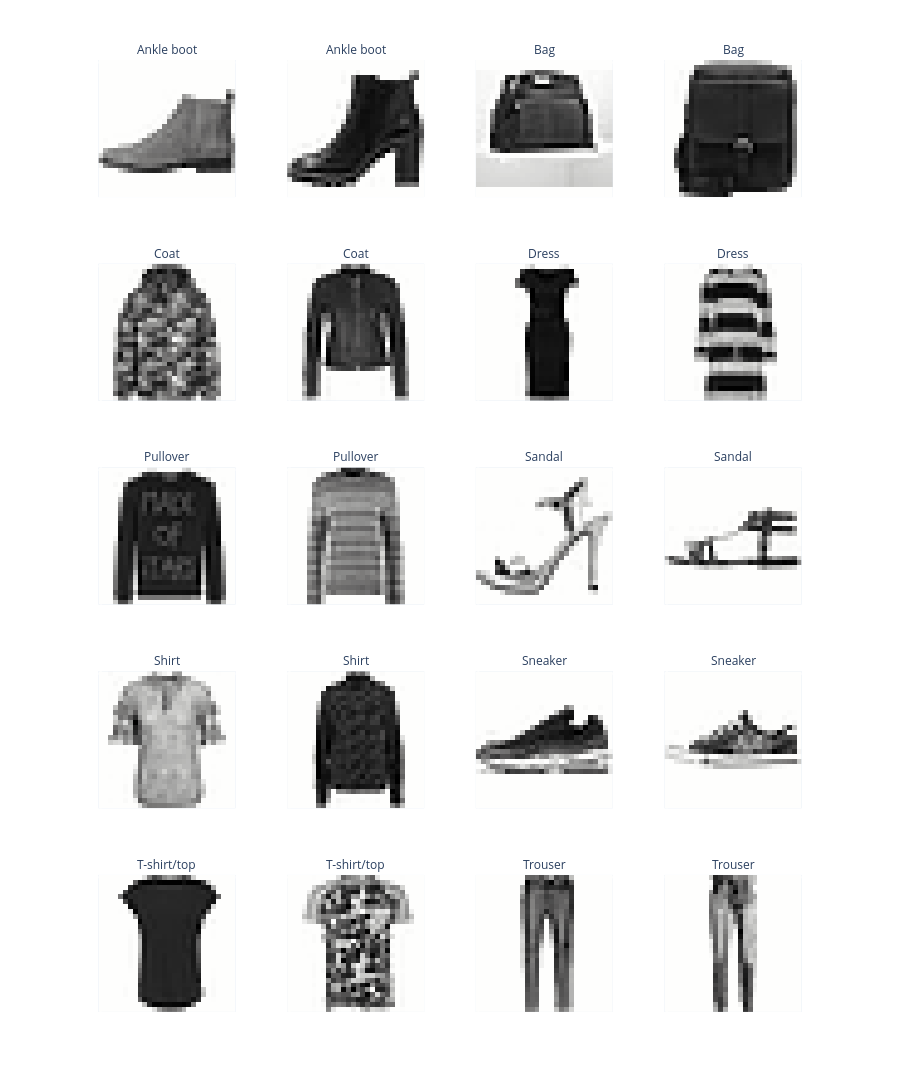

Notebook code cell kept with this figure:
### Markdown cell above
### Problem 1d: Visualizing Class Examples

To better understand the dataset, let's visualize a few examples from each class. This will help us see what the images look like and how they differ across classes.

**Task**: 
1. Use the `pandas` `groupby` function to group the `DataFrame` by the `label` column.
2. Sample 2 images per class.
3. Use the `show_images` function to display the images in a grid, with each image labeled by its class name.

### Code cell
# TODO: Get 2 sample images per class and plot them.
examples = df.groupby("label").sample(n=2, random_state=SEED)

fig = show_images(examples["image"].tolist(), ncols=4, labels=examples["label"].tolist())
fig.show()

### Figure 1 — Plotly figure (JSON) as saved in the notebook; plotly's stock layout.template omitted (floating-point values rounded to 4 significant figures; data arrays with more than 128 entries replaced by an {"elided": "..."} marker saying what was removed)
{"data": [{"hovertemplate": "x: %{x}<br>y: %{y}<br>color: %{z}<extra></extra>", "type": "heatmap", "yaxis": "y17", "z": {"elided": "28x28 float values"}, "coloraxis": "coloraxis", "xaxis": "x17", "name": "0"}, {"hovertemplate": "x: %{x}<br>y: %{y}<br>color: %{z}<extra></extra>", "type": "heatmap", "yaxis": "y18", "z": {"elided": "28x28 float values"}, "coloraxis": "coloraxis", "xaxis": "x18", "name": "1"}, {"hovertemplate": "x: %{x}<br>y: %{y}<br>color: %{z}<extra></extra>", "type": "heatmap", "yaxis": "y19", "z": {"elided": "28x28 float values"}, "coloraxis": "coloraxis", "xaxis": "x19", "name": "2"}, {"hovertemplate": "x: %{x}<br>y: %{y}<br>color: %{z}<extra></extra>", "type": "heatmap", "yaxis": "y20", "z": {"elided": "28x28 float values"}, "coloraxis": "coloraxis", "xaxis": "x20", "name": "3"}, {"hovertemplate": "x: %{x}<br>y: %{y}<br>color: %{z}<extra></extra>", "type": "heatmap", "yaxis": "y13", "z": {"elided": "28x28 float values"}, "coloraxis": "coloraxis", "xaxis": "x13", "name": "4"}, {"hovertemplate": "x: %{x}<br>y: %{y}<br>color: %{z}<extra></extra>", "type": "heatmap", "yaxis": "y14", "z": {"elided": "28x28 float values"}, "coloraxis": "coloraxis", "xaxis": "x14", "name": "5"}, {"hovertemplate": "x: %{x}<br>y: %{y}<br>color: %{z}<extra></extra>", "type": "heatmap", "yaxis": "y15", "z": {"elided": "28x28 float values"}, "coloraxis": "coloraxis", "xaxis": "x15", "name": "6"}, {"hovertemplate": "x: %{x}<br>y: %{y}<br>color: %{z}<extra></extra>", "type": "heatmap", "yaxis": "y16", "z": {"elided": "28x28 float values"}, "coloraxis": "coloraxis", "xaxis": "x16", "name": "7"}, {"hovertemplate": "x: %{x}<br>y: %{y}<br>color: %{z}<extra></extra>", "type": "heatmap", "yaxis": "y9", "z": {"elided": "28x28 float values"}, "coloraxis": "coloraxis", "xaxis": "x9", "name": "8"}, {"hovertemplate": "x: %{x}<br>y: %{y}<br>color: %{z}<extra></extra>", "type": "heatmap", "yaxis": "y10", "z": {"elided": "28x28 float values"}, "coloraxis": "coloraxis", "xaxis": "x10", "name": "9"}, {"hovertemplate": "x: %{x}<br>y: %{y}<br>color: %{z}<extra></extra>", "type": "heatmap", "yaxis": "y11", "z": {"elided": "28x28 float values"}, "coloraxis": "coloraxis", "xaxis": "x11", "name": "10"}, {"hovertemplate": "x: %{x}<br>y: %{y}<br>color: %{z}<extra></extra>", "type": "heatmap", "yaxis": "y12", "z": {"elided": "28x28 float values"}, "coloraxis": "coloraxis", "xaxis": "x12", "name": "11"}, {"hovertemplate": "x: %{x}<br>y: %{y}<br>color: %{z}<extra></extra>", "type": "heatmap", "yaxis": "y5", "z": {"elided": "28x28 float values"}, "coloraxis": "coloraxis", "xaxis": "x5", "name": "12"}, {"hovertemplate": "x: %{x}<br>y: %{y}<br>color: %{z}<extra></extra>", "type": "heatmap", "yaxis": "y6", "z": {"elided": "28x28 float values"}, "coloraxis": "coloraxis", "xaxis": "x6", "name": "13"}, {"hovertemplate": "x: %{x}<br>y: %{y}<br>color: %{z}<extra></extra>", "type": "heatmap", "yaxis": "y7", "z": {"elided": "28x28 float values"}, "coloraxis": "coloraxis", "xaxis": "x7", "name": "14"}, {"hovertemplate": "x: %{x}<br>y: %{y}<br>color: %{z}<extra></extra>", "type": "heatmap", "yaxis": "y8", "z": {"elided": "28x28 float values"}, "coloraxis": "coloraxis", "xaxis": "x8", "name": "15"}, {"hovertemplate": "x: %{x}<br>y: %{y}<br>color: %{z}<extra></extra>", "type": "heatmap", "yaxis": "y", "z": {"elided": "28x28 float values"}, "coloraxis": "coloraxis", "xaxis": "x", "name": "16"}, {"hovertemplate": "x: %{x}<br>y: %{y}<br>color: %{z}<extra></extra>", "type": "heatmap", "yaxis": "y2", "z": {"elided": "28x28 float values"}, "coloraxis": "coloraxis", "xaxis": "x2", "name": "17"}, {"hovertemplate": "x: %{x}<br>y: %{y}<br>color: %{z}<extra></extra>", "type": "heatmap", "yaxis": "y3", "z": {"elided": "28x28 float values"}, "coloraxis": "coloraxis", "xaxis": "x3", "name": "18"}, {"hovertemplate": "x: %{x}<br>y: %{y}<br>color: %{z}<extra></extra>", "type": "heatmap", "yaxis": "y4", "z": {"elided": "28x28 float values"}, "coloraxis": "coloraxis", "xaxis": "x4", "name": "19"}], "layout": {"xaxis4": {"matches": "x", "anchor": "y4", "showgrid": false, "showticklabels": false, "domain": [0.765, 1.0]}, "xaxis6": {"matches": "x", "anchor": "y6", "showgrid": false, "showticklabels": false, "domain": [0.255, 0.49]}, "yaxis19": {"matches": "y", "anchor": "x19", "showgrid": false, "showticklabels": false, "domain": [0.856, 1.0]}, "yaxis17": {"matches": "y", "anchor": "x17", "showgrid": false, "showticklabels": false, "domain": [0.856, 1.0]}, "yaxis10": {"matches": "y", "anchor": "x10", "showgrid": false, "showticklabels": false, "domain": [0.428, 0.572]}, "yaxis13": {"matches": "y", "anchor": "x13", "showgrid": false, "showticklabels": false, "domain": [0.642, 0.786]}, "xaxis14": {"matches": "x", "anchor": "y14", "showgrid": false, "showticklabels": false, "domain": [0.255, 0.49]}, "yaxis4": {"matches": "y", "anchor": "x4", "showgrid": false, "showticklabels": false, "domain": [0.0, 0.144]}, "yaxis": {"autorange": "reversed", "showticklabels": false, "anchor": "x", "showgrid": false, "constrain": "domain", "domain": [0.0, 0.144]}, "xaxis7": {"matches": "x", "anchor": "y7", "showgrid": false, "showticklabels": false, "domain": [0.51, 0.745]}, "xaxis": {"showticklabels": false, "anchor": "y", "showgrid": false, "constrain": "domain", "domain": [0.0, 0.235], "scaleanchor": "y"}, "yaxis14": {"matches": "y", "anchor": "x14", "showgrid": false, "showticklabels": false, "domain": [0.642, 0.786]}, "yaxis20": {"matches": "y", "anchor": "x20", "showgrid": false, "showticklabels": false, "domain": [0.856, 1.0]}, "height": 1100.0, "margin": {"t": 60.0}, "yaxis9": {"matches": "y", "anchor": "x9", "showgrid": false, "showticklabels": false, "domain": [0.428, 0.572]}, "xaxis8": {"matches": "x", "anchor": "y8", "showgrid": false, "showticklabels": false, "domain": [0.765, 1.0]}, "yaxis5": {"matches": "y", "anchor": "x5", "showgrid": false, "showticklabels": false, "domain": [0.214, 0.358]}, "yaxis7": {"matches": "y", "anchor": "x7", "showgrid": false, "showticklabels": false, "domain": [0.214, 0.358]}, "yaxis12": {"matches": "y", "anchor": "x12", "showgrid": false, "showticklabels": false, "domain": [0.428, 0.572]}, "yaxis16": {"matches": "y", "anchor": "x16", "showgrid": false, "showticklabels": false, "domain": [0.642, 0.786]}, "yaxis11": {"matches": "y", "anchor": "x11", "showgrid": false, "showticklabels": false, "domain": [0.428, 0.572]}, "xaxis12": {"matches": "x", "anchor": "y12", "showgrid": false, "showticklabels": false, "domain": [0.765, 1.0]}, "xaxis16": {"matches": "x", "anchor": "y16", "showgrid": false, "showticklabels": false, "domain": [0.765, 1.0]}, "xaxis10": {"matches": "x", "anchor": "y10", "showgrid": false, "showticklabels": false, "domain": [0.255, 0.49]}, "xaxis19": {"matches": "x", "anchor": "y19", "showgrid": false, "showticklabels": false, "domain": [0.51, 0.745]}, "xaxis11": {"matches": "x", "anchor": "y11", "showgrid": false, "showticklabels": false, "domain": [0.51, 0.745]}, "xaxis3": {"matches": "x", "anchor": "y3", "showgrid": false, "showticklabels": false, "domain": [0.51, 0.745]}, "coloraxis": {"colorscale": [[0.0, "rgb(254, 254, 253)"], [0.09091, "rgb(224, 224, 223)"], [0.1818, "rgb(197, 197, 195)"], [0.2727, "rgb(171, 171, 170)"], [0.3636, "rgb(146, 146, 145)"], [0.4545, "rgb(124, 123, 122)"], [0.5455, "rgb(102, 101, 101)"], [0.6364, "rgb(81, 80, 80)"], [0.7273, "rgb(59, 59, 59)"], [0.8182, "rgb(38, 38, 38)"], [0.9091, "rgb(16, 16, 16)"], [1.0, "rgb(0, 0, 0)"]], "showscale": false}, "xaxis18": {"matches": "x", "anchor": "y18", "showgrid": false, "showticklabels": false, "domain": [0.255, 0.49]}, "xaxis20": {"matches": "x", "anchor": "y20", "showgrid": false, "showticklabels": false, "domain": [0.765, 1.0]}, "xaxis15": {"matches": "x", "anchor": "y15", "showgrid": false, "showticklabels": false, "domain": [0.51, 0.745]}, "xaxis9": {"matches": "x", "anchor": "y9", "showgrid": false, "showticklabels": false, "domain": [0.0, 0.235]}, "xaxis13": {"matches": "x", "anchor": "y13", "showgrid": false, "showticklabels": false, "domain": [0.0, 0.235]}, "xaxis5": {"matches": "x", "anchor": "y5", "showgrid": false, "showticklabels": false, "domain": [0.0, 0.235]}, "yaxis2": {"matches": "y", "anchor": "x2", "showgrid": false, "showticklabels": false, "domain": [0.0, 0.144]}, "yaxis18": {"matches": "y", "anchor": "x18", "showgrid": false, "showticklabels": false, "domain": [0.856, 1.0]}, "xaxis17": {"matches": "x", "anchor": "y17", "showgrid": false, "showticklabels": false, "domain": [0.0, 0.235]}, "yaxis15": {"matches": "y", "anchor": "x15", "showgrid": false, "showticklabels": false, "domain": [0.642, 0.786]}, "yaxis3": {"matches": "y", "anchor": "x3", "showgrid": false, "showticklabels": false, "domain": [0.0, 0.144]}, "annotations": [{"text": "T-shirt/top", "y": 0.144, "showarrow": false, "yanchor": "bottom", "xanchor": "center", "x": 0.1175, "font": {}, "xref": "paper", "yref": "paper"}, {"text": "T-shirt/top", "y": 0.144, "showarrow": false, "yanchor": "bottom", "xanchor": "center", "x": 0.3725, "font": {}, "xref": "paper", "yref": "paper"}, {"text": "Trouser", "y": 0.144, "showarrow": false, "yanchor": "bottom", "xanchor": "center", "x": 0.6275, "font": {}, "xref": "paper", "yref": "paper"}, {"text": "Trouser", "y": 0.144, "showarrow": false, "yanchor": "bottom", "xanchor": "center", "x": 0.8825, "font": {}, "xref": "paper", "yref": "paper"}, {"text": "Shirt", "y": 0.358, "showarrow": false, "yanchor": "bottom", "xanchor": "center", "x": 0.1175, "font": {}, "xref": "paper", "yref": "paper"}, {"text": "Shirt", "y": 0.358, "showarrow": false, "yanchor": "bottom", "xanchor": "center", "x": 0.3725, "font": {}, "xref": "paper", "yref": "paper"}, {"text": "Sneaker", "y": 0.358, "showarrow": false, "yanchor": "bottom", "xanchor": "center", "x": 0.6275, "font": {}, "xref": "paper", "yref": "paper"}, {"text": "Sneaker", "y": 0.358, "showarrow": false, "yanchor": "bottom", "xanchor": "center", "x": 0.8825, "font": {}, "xref": "paper", "yref": "paper"}, {"text": "Pullover", "y": 0.572, "showarrow": false, "yanchor": "bottom", "xanchor": "center", "x": 0.1175, "font": {}, "xref": "paper", "yref": "paper"}, {"text": "Pullover", "y": 0.572, "showarrow": false, "yanchor": "bottom", "xanchor": "center", "x": 0.3725, "font": {}, "xref": "paper", "yref": "paper"}, {"text": "Sandal", "y": 0.572, "showarrow": false, "yanchor": "bottom", "xanchor": "center", "x": 0.6275, "font": {}, "xref": "paper", "yref": "paper"}, {"text": "Sandal", "y": 0.572, "showarrow": false, "yanchor": "bottom", "xanchor": "center", "x": 0.8825, "font": {}, "xref": "paper", "yref": "paper"}, {"text": "Coat", "y": 0.786, "showarrow": false, "yanchor": "bottom", "xanchor": "center", "x": 0.1175, "font": {}, "xref": "paper", "yref": "paper"}, {"text": "Coat", "y": 0.786, "showarrow": false, "yanchor": "bottom", "xanchor": "center", "x": 0.3725, "font": {}, "xref": "paper", "yref": "paper"}, {"text": "Dress", "y": 0.786, "showarrow": false, "yanchor": "bottom", "xanchor": "center", "x": 0.6275, "font": {}, "xref": "paper", "yref": "paper"}, {"text": "Dress", "y": 0.786, "showarrow": false, "yanchor": "bottom", "xanchor": "center", "x": 0.8825, "font": {}, "xref": "paper", "yref": "paper"}, {"text": "Ankle boot", "y": 1.0, "showarrow": false, "yanchor": "bottom", "xanchor": "center", "x": 0.1175, "font": {}, "xref": "paper", "yref": "paper"}, {"text": "Ankle boot", "y": 1.0, "showarrow": false, "yanchor": "bottom", "xanchor": "center", "x": 0.3725, "font": {}, "xref": "paper", "yref": "paper"}, {"text": "Bag", "y": 1.0, "showarrow": false, "yanchor": "bottom", "xanchor": "center", "x": 0.6275, "font": {}, "xref": "paper", "yref": "paper"}, {"text": "Bag", "y": 1.0, "showarrow": false, "yanchor": "bottom", "xanchor": "center", "x": 0.8825, "font": {}, "xref": "paper", "yref": "paper"}], "yaxis6": {"matches": "y", "anchor": "x6", "showgrid": false, "showticklabels": false, "domain": [0.214, 0.358]}, "yaxis8": {"matches": "y", "anchor": "x8", "showgrid": false, "showticklabels": false, "domain": [0.214, 0.358]}, "xaxis2": {"matches": "x", "anchor": "y2", "showgrid": false, "showticklabels": false, "domain": [0.255, 0.49]}}}
